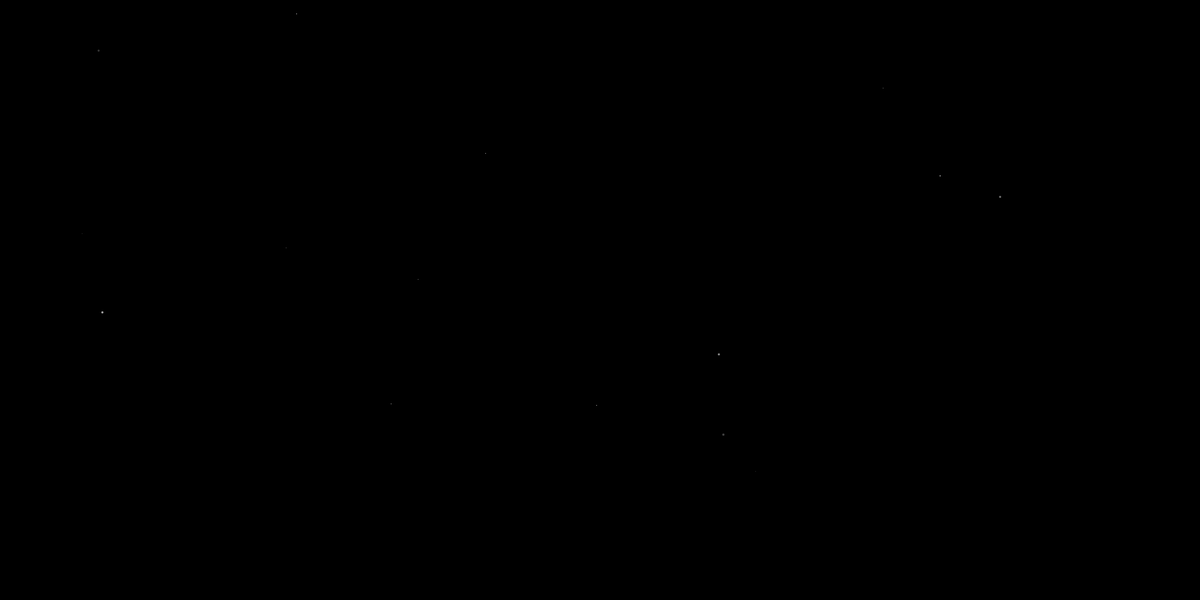
Frame 1 (no input)
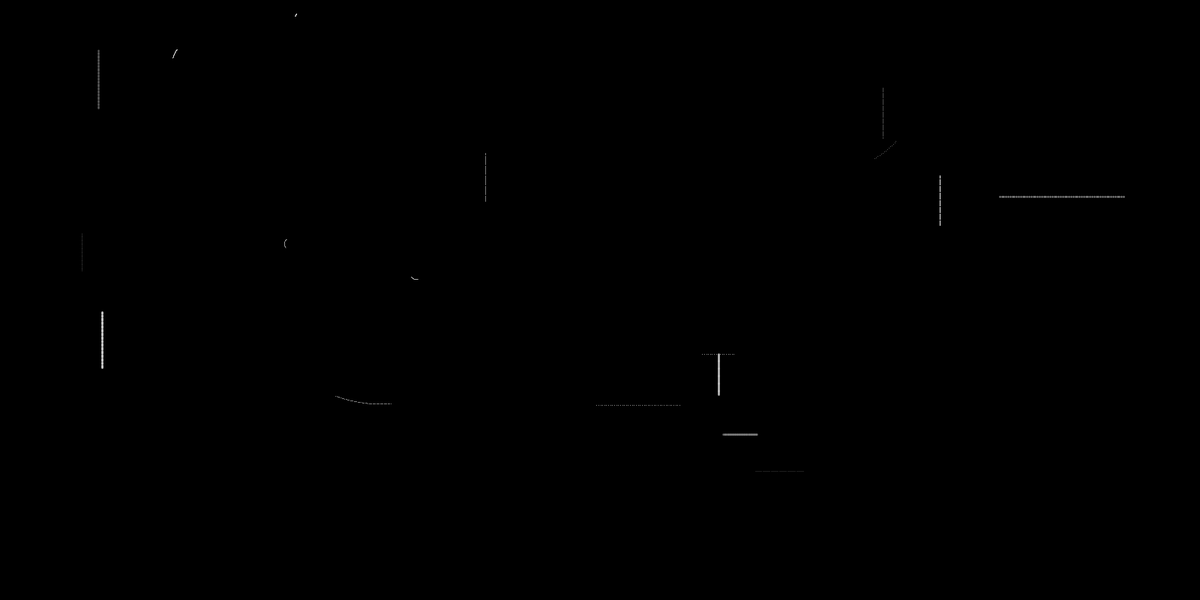
Frame 60 (the mouse pressed at the canvas centre just before this capture)
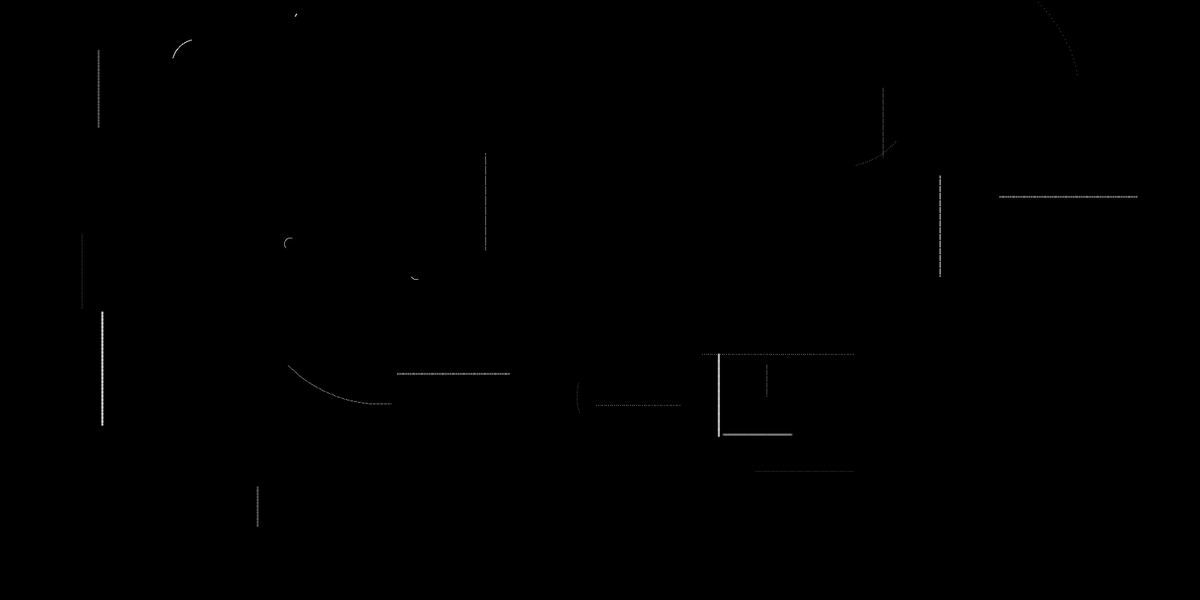
Frame 120 (the mouse held since frame 60 and released just before this capture)

The Processing sketch that drew these frames (run headless with seeded random() and noise(); from frame 60 on, the mouse is pressed at the canvas centre):

// Processing sketch: dia17
// ── dia17.pde
/*Día 17 del hackpact de arte generativo
 Por Eduardo H Obieta
 http://artegenerativo.laad.com.mx 
 */
//arte generativo dia 17
Curva cur;
Horizontal hor;
Vertical ver;

int qlv = int(random(3, 10));
int qlh = int(random(3, 10));
int qlc = int(random(2, 5));

void setup() {
  size(1600, 800);
  background(0);

  cur = new Curva();
  ver = new Vertical();
  hor = new Horizontal();
  smooth();
}

void draw() {
  ver.draw();
  hor.draw();
  cur.draw();
}

class Curva {
  float lcgros[], lccol[], lcpix[], lcpiy[], lcvel[], lclong[], ang[], radio[];

  Curva() {
    lcgros = new float[qlc];
    lcpix = new float[qlc];
    lcpiy = new float[qlc];
    lcvel = new float[qlc];
    lccol = new float[qlc];
    lclong = new float[qlc];
    ang = new float[qlc];
    radio = new float[qlc];

    for (int i=0; i<qlc; i++) {
      ang[i] = random(radians(360));
      lclong[i] = ang[i]*2;
      radio[i] = random(5, 200);
      lcpix[i] = random(width);
      lcpiy[i] = random(height);
      lccol[i] = random(100, 255);
      lcgros[i] = random(0.75, 2);
      lcvel[i] = random(0.005, 0.03);
    }
  }

  void draw() {
    for (int i=0; i<qlc; i++) {
      stroke(lccol[i], lccol[i]);
      strokeWeight(lcgros[i]);
      pushMatrix();
      translate(lcpix[i], lcpiy[i]);
      point(cos(ang[i])*radio[i], sin(ang[i])*radio[i]);
      popMatrix();
      ang[i]+=lcvel[i];
      if (ang[i]>lclong[i]) {
        ang[i]=0;
        lcpix[i] = random(width);
        lcpiy[i] = random(height);
        ang[i] = random(radians(360));
        lclong[i] = ang[i]*2;
        radio[i] = random(5, 200);
      }
    }
  }
}

class Horizontal {
  float lhgros[], lhcol[], lhpix[], lhpiy[], lhincx[], lhvel[], lhlong[];

  Horizontal() {
    lhgros = new float[qlh];
    lhincx = new float[qlh];
    lhpix = new float[qlh];
    lhpiy = new float[qlh];
    lhvel = new float[qlh];
    lhcol = new float[qlh];
    lhlong = new float[qlh];

    for (int i=0; i<qlh; i++) {
      lhpix[i] = random(width);
      lhpiy[i] = random(height);
      lhcol[i] = random(100, 255);
      lhgros[i] = random(0.5, 3);
      lhvel[i] = random(0.1, 3);
      lhlong[i]=random(height/10, height/2);
    }
  }

  void draw() {
    for (int i=0; i<qlh; i++) {
      stroke(lhcol[i], lhcol[i]);
      strokeWeight(lhgros[i]);
      point(lhpix[i]+lhincx[i], lhpiy[i]);
      lhincx[i]+=lhvel[i];
      if (lhincx[i]>=lhlong[i]) {
        lhincx[i]=0;
        lhlong[i]=random(height/10, height/2);
        lhpix[i]=random(width);
        lhpiy[i]=random(height);
      }
    }
  }
}

class Vertical {
  float lvgros[], lvcol[], lvpix[], lvpiy[], lvincy[], lvvel[], lvlong[];

  Vertical() {
    lvgros = new float[qlv];
    lvincy = new float[qlv];
    lvpix = new float[qlv];
    lvpiy = new float[qlv];
    lvvel = new float[qlv];
    lvcol = new float[qlv];
    lvlong = new float[qlv];

    for (int i=0; i<qlv; i++) {
      lvpix[i] = random(width);
      lvpiy[i] = random(height);
      lvcol[i] = random(100, 255);
      lvgros[i] = random(0.4, 3);
      lvvel[i] = random(0.8, 1.5);
      lvlong[i]=random(height/10, height/2);
    }
  }

  void draw() {
    for (int i=0; i<qlv; i++) {
      stroke(lvcol[i], lvcol[i]);
      strokeWeight(lvgros[i]);
      point(lvpix[i], lvpiy[i]+lvincy[i]);
      lvincy[i]+=lvvel[i];
      if (lvincy[i]>=lvlong[i]) {
        lvincy[i]=0;
        lvlong[i]=random(height/10, height/2);
        lvpix[i]=random(width);
        lvpiy[i]=random(height);
      }
    }
  }
}
